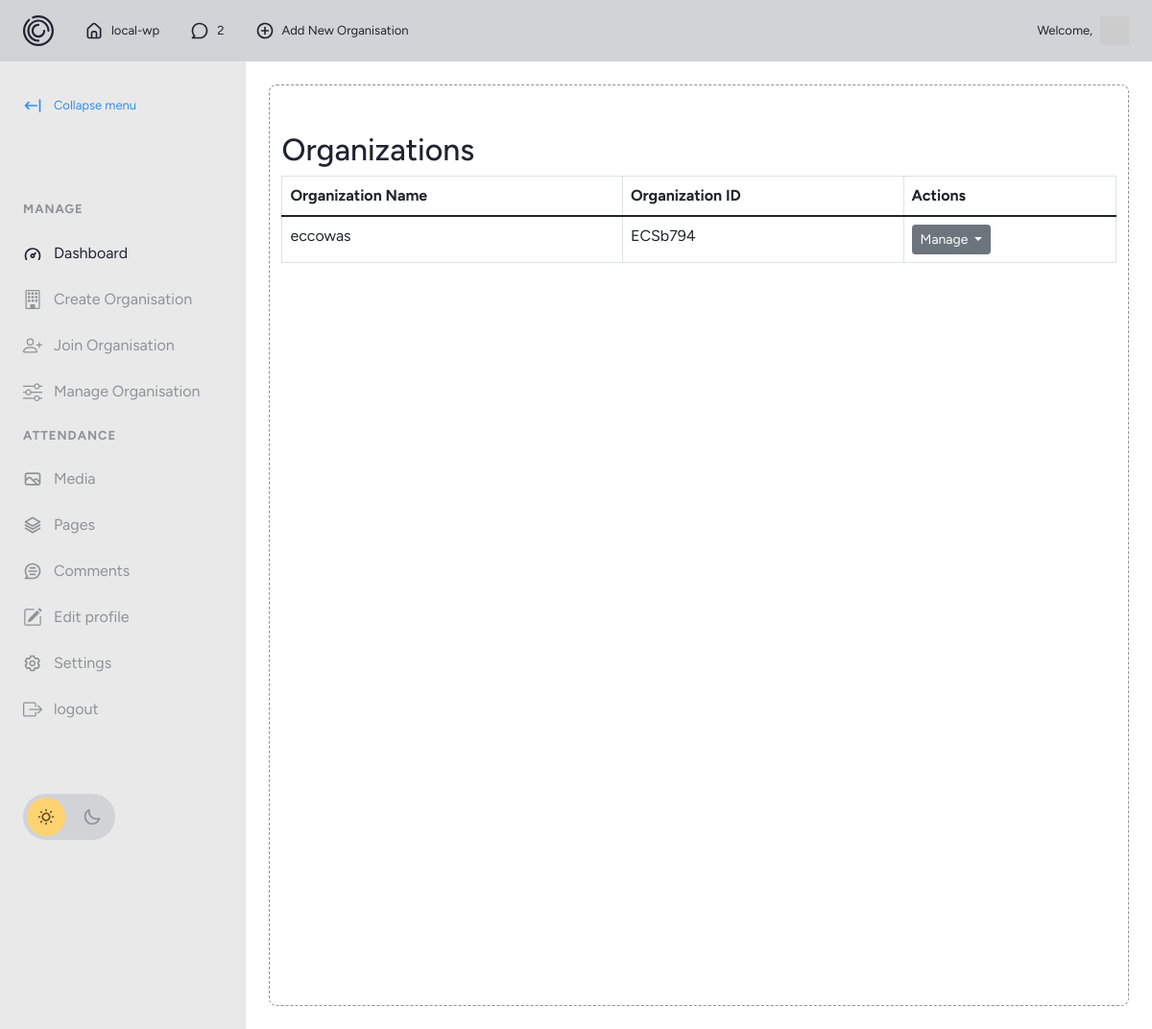
/manage_org (signed in), run on an earlier commit of the app's database.
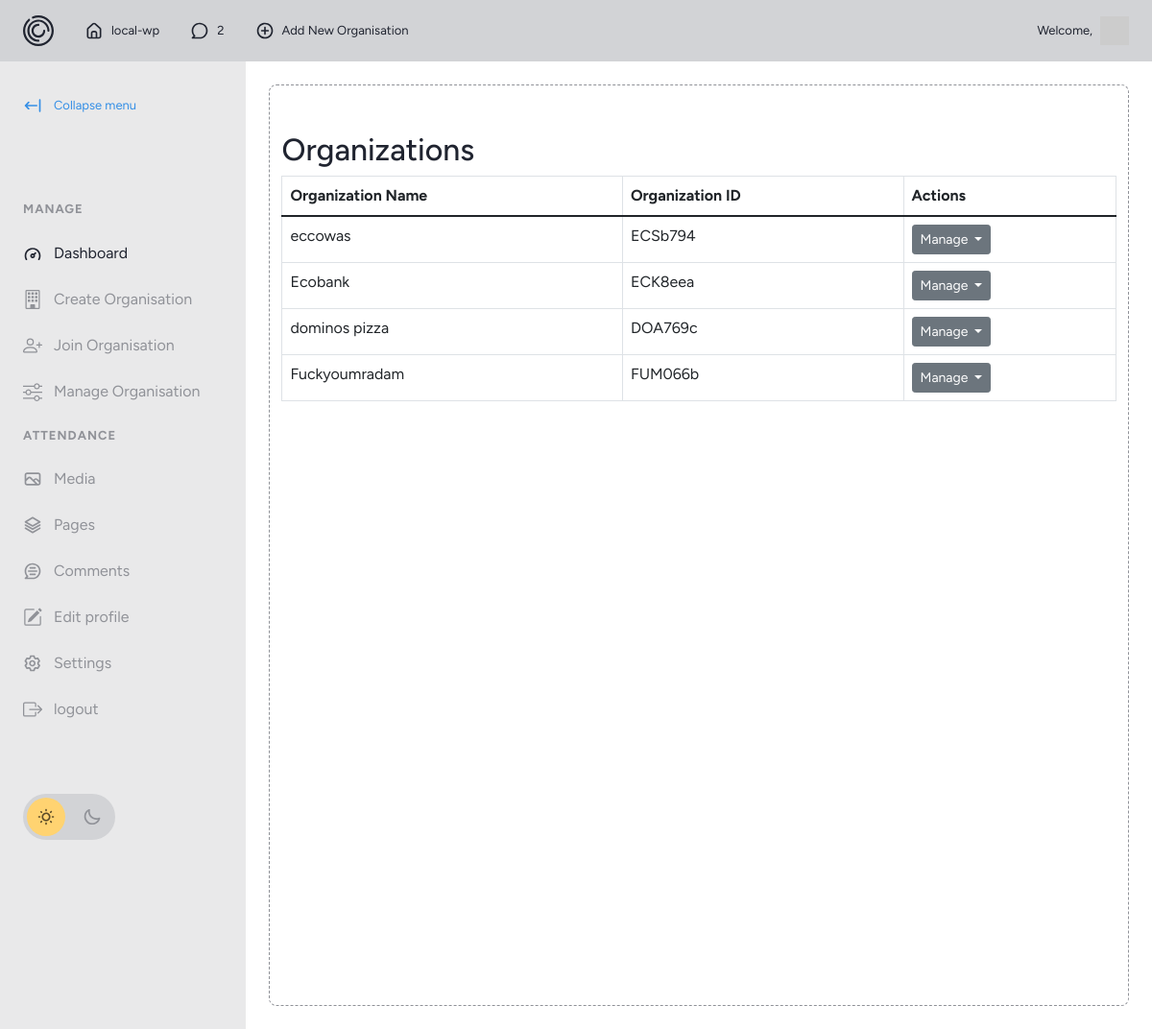
And on a later commit of the database.
### myapp/models.py (models this page shows)
class Organization(db.Model):
    __tablename__ = 'organizations'
    id = db.Column(db.Integer, primary_key=True)
    name = db.Column(db.String(100), nullable=False , unique=True)
    code = db.Column(db.String(20), unique=True, nullable=False)
    user_id = db.Column(db.Integer, db.ForeignKey('users.id'), nullable=False)
    locations = db.relationship('Location', backref='organization', lazy=True)

### myapp/views.py (the view)
@views.route("/manage_org")
@login_required
def manage_org():
    organizations = Organization.query.all()
    return render_template('manage_org.html', organizations=organizations)

### myapp/__init__.py (called while the page is built)
def create_app():
    app = Flask(__name__)
    app.config['SECRET_KEY'] = 'helloworld'
    app.config['SQLALCHEMY_DATABASE_URI'] = f"sqlite:///{DB_NAME}"
    db.init_app(app)
    from .views import views
    from .auth import auth
    app.register_blueprint(views, url_prefix='/')
    app.register_blueprint(auth, url_prefix='/')
    from .models import User
    create_database(app)
    login_manager = LoginManager()
    login_manager.login_view = "auth.login"
    login_manager.init_app(app)
    @login_manager.user_loader
    def load_user(id):
        return User.query.get(int(id))
    return app

### myapp/templates/manage_org.html (shortened to what this page needs)
{% extends "dashboard_base.html" %}
{% block menu %}
<li class="menu-heading"><span>Attendance</span></li>
<li>
    <a href="#">
        <svg>
            <use xlink:href="#icon-media"></use>
        </svg>
        <span>Media</span>
    </a>
</li>
<li>
    <a href="#">
        <svg>
            <use xlink:href="#icon-pages"></use>
        </svg>
        <span>Pages</span>
    </a>
</li>
<li>
    <a href="#">
        <svg>
            <use xlink:href="#icon-comments"></use>
        </svg>
        <span>Comments</span>
    </a>
</li>
{% endblock %}
{% block content %}
<div class="container mt-5">
    <h2>Organizations</h2>
    <table class="table table-bordered">
        <thead class="thead-dark">
            <tr>
                <th>Organization Name</th>
                <th>Organization ID</th>
                <th>Actions</th>
            </tr>
        </thead>
        <tbody>
            {% for organization in organizations %}
                <tr>
                    <td>{{ organization.name }}</td>
                    <td>{{ organization.code }}</td>
                    <td>
                        <div class="btn-group">
                            <button class="btn btn-sm btn-secondary dropdown-toggle" type="button" data-bs-toggle="dropdown">
                                Manage
                            </button>
                        </div>
                    </td>
                </tr>
            {% endfor %}
        </tbody>
    </table>
</div>
 {% endblock %}

### myapp/templates/dashboard_base.html (shortened to what this page needs)
  <!DOCTYPE html>
<html lang="en">
<head>
	<link rel="stylesheet" href="https://cdn.jsdelivr.net/npm/modern-normalize@1.1.0/modern-normalize.min.css">
	<link href="https://cdn.jsdelivr.net/npm/bootstrap@5.1.3/dist/css/bootstrap.min.css" rel="stylesheet">
	<link rel="stylesheet" href="{{url_for('static', filename='css/dashboard.css')}}">
</head>
<body>
	<header id="main-header">
			<nav>
			<ul>
				<li id="main-header__logo">
					<a href="index.html">
						<svg>
							<use xlink:href="#logo"></use>
						</svg>
					</a>
				</li>
				<li>
					<a href="#">
						<svg>
							<use xlink:href="#icon-house"></use>
						</svg>
						<span>local-wp</span>
					</a>
				</li>
				<li>
					<a href="#">
						<svg>
							<use xlink:href="#icon-top-comments"></use>
						</svg>
						<span>2</span>
					</a>
				</li>
				<li>
					<a href="#">
						<svg>
							<use xlink:href="#icon-add"></use>
						</svg>
						<span>Add New Organisation</span>
					</a>
				</li>
			</ul>
			<a href="#">
				<span>Welcome, {{name}}</span>
				<img class="profile_image" src='https://api.dicebear.com/7.x/micah/svg?seed={{name}}'' alt="profile image">
			</a>
		</nav>
	</header>
	<section id="main">
		<div id="sidebar">
			<button id="sidebar__collapse">
				<svg>
					<use xlink:href="#icon-collapse"></use>
				</svg>
				<span>Collapse menu</span>
			</button>
			<nav id="sidebar__nav">
				<ul>
					<li class="menu-heading"><span>Manage</span></li>
					<li>
						<a href="/dashboard" class="active">
							<svg>
								<use xlink:href="#icon-dashboard"></use>
							</svg>
							<span>Dashboard</span>
						</a>
					</li>
					<li>
						<a href="/create_org">
							<span>Create Organisation</span>
						</a>
					</li>
					<li>
						<a href="/join_org">
							<span>Join Organisation</span>
						</a>
					</li>
					<li>
						<a href="/manage_org">
							<span>Manage Organisation</span>
						</a>
					</li>
					{% block menu %}{% endblock %}
<li>
						<a href="#">
							<span>Edit profile</span>
						</a>
					</li>
					<li>
						<a href="#">
							<svg>
								<use xlink:href="#icon-settings"></use>
							</svg>
							<span>Settings</span>
						</a>
					</li>
					<li>
						<a href="/logout">
								<span>logout</span>
						</a>
					</li>
				</ul>
			</nav>
			<div id="sidebar__theme-switcher">
				<svg id="sidebar__theme-switcher__sun">
					<use xlink:href="#icon-sun"></use>
				</svg>
				<svg id="sidebar__theme-switcher__moon">
					<use xlink:href="#icon-moon"></use>
				</svg>
			</div>
		</div>
		<div id="main-content">
			<div id="main-content__container">
				{% block content %}{% endblock %}
			</div>
		</div>
	</section>
</body>
</html>

What changed in the data, as far as the page shows it:
added Organization: name "Ecobank", code "ECK8eea"
added Organization: name "dominos pizza", code "DOA769c"
added Organization: name "Fuckyoumradam", code "FUM066b"
